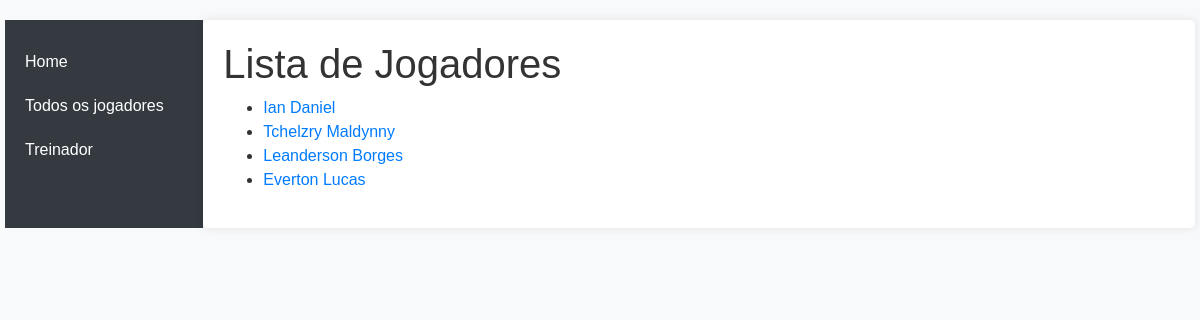
The app's page /catalog/jogadores/, older data.
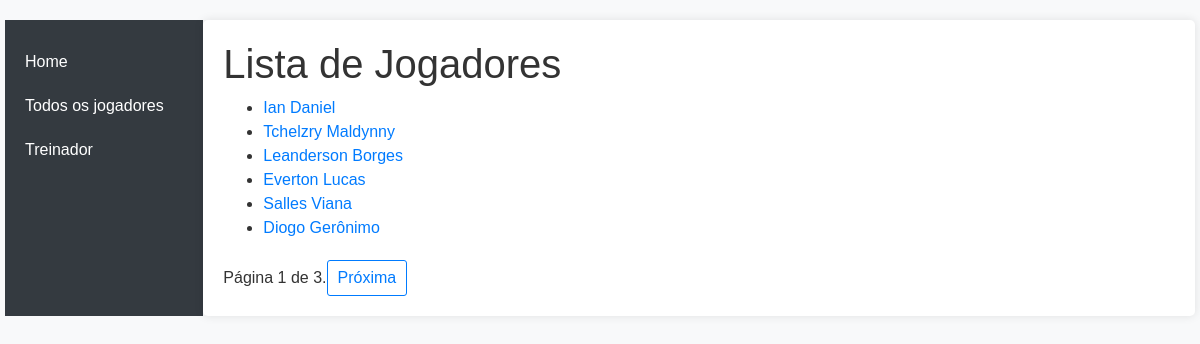
The same page, newer data.
### catalog/models.py (models this page shows, shortened)
class Jogador(models.Model):
    nome=models.CharField(max_length=200, help_text='Insira o nome do jogador.')
    treinador=models.ForeignKey('Treinador', on_delete=models.SET_NULL, null=True)
    numeroDaCamisa=models.CharField(max_length=200, help_text='Insira o número da camisa.')
    posicao=models.ManyToManyField(Posicao, help_text='Insira a posição do jogador.')
    def get_absolute_url(self):
        return reverse('jogador-detail', args=[str(self.id)])

### catalog/views.py (the view)
# urls.py: path('jogadores/', views.JogadorListView.as_view(), name='jogadores'),
class JogadorListView(generic.ListView):
    model=Jogador
    paginate_by=6

### catalog/templates/catalog/jogador_list.html
{% extends "base_generic.html" %}
{% block content %}
  <h1>Lista de Jogadores</h1>
  {% if jogador_list %}
  <ul>
    {% for jogador in jogador_list %}
      <li>
        <a href="{{ jogador.get_absolute_url }}">{{ jogador.nome }}</a>
    {% endfor %}
  </ul>
  {% else %}
    <p>Não há jogadores no site.</p>
  {% endif %}
{% endblock %}

### catalog/templates/base_generic.html (shortened to what this page needs)
<!doctype html>
<html lang="pt-BR">
  <head>
    <link
      rel="stylesheet"
      href="https://stackpath.bootstrapcdn.com/bootstrap/4.1.3/css/bootstrap.min.css"
 />
    {% load static %}
    <link rel="stylesheet" href="{% static 'css/styles.css' %}" />
  </head>
  <body>
    <div class="container-fluid">
      <div class="row">
        <div class="col-sm-2">
          {% block sidebar %}
            <ul class="sidebar-nav">
              <li><a href="{% url 'index' %}">Home</a></li>
              <li><a href="{% url 'jogadores' %}">Todos os jogadores</a></li>
              <li><a href="{% url 'treinador' %}">Treinador</a></li>
            </ul>
          {% endblock %}
        </div>
        <div class="col-sm-10">{% block content %}{% endblock %}
          {% block pagination %}
            {% if is_paginated %}
              <div class="pagination">
                <span class="page-links">
                  <span class="page-current">
                    Página {{ page_obj.number }} de {{ page_obj.paginator.num_pages }}.
                  </span>
                  {% if page_obj.has_next %}
                    <a href="{{ request.path }}?page={{ page_obj.next_page_number }}">Próxima</a>
                  {% endif %}
                </span>
              </div>
            {% endif %}
          {% endblock %}
        </div>
      </div>
    </div>
  </body>
</html>

### catalog/static/css/styles.css (style rules this page uses)
body { font-family: 'Arial', sans-serif; background-color: #f8f9fa; color: #333; }
.container-fluid { padding: 20px; }
.col-sm-2 { background-color: #343a40; color: #fff; padding: 20px; }
.sidebar-nav { list-style: none; padding: 0; }
.sidebar-nav a { text-decoration: none; color: #fff; display: block; padding: 10px 0; }
.col-sm-10 { background-color: #fff; padding: 20px; border-radius: 5px; box-shadow: 0 0 10px rgba(0, 0, 0, 0.1); }
.pagination { margin-top: 20px; }
.page-links { display: flex; justify-content: space-between; align-items: center; }
.page-links a { text-decoration: none; padding: 5px 10px; color: #007bff; border: 1px solid #007bff; border-radius: 3px; }

Row changes from the older to the newer data that the page shows:
added Jogador: nome "Salles Viana"
added Jogador: nome "Diogo Gerônimo"
Text that changed along with them:
{{ page_obj.number }}: (not shown) → "1"
{{ page_obj.paginator.num_pages }}: (not shown) → "3"
text now shown: "Página de . Próxima"
